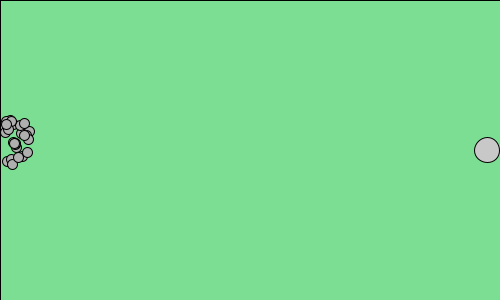
Frame 1 (no input)
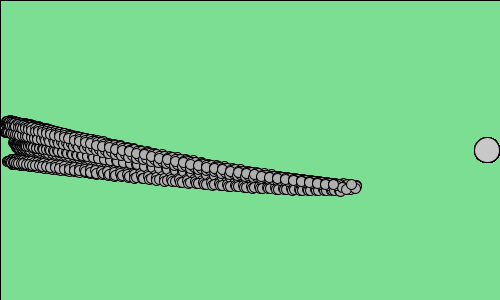
Frame 60 (the mouse pressed at the canvas centre just before this capture)
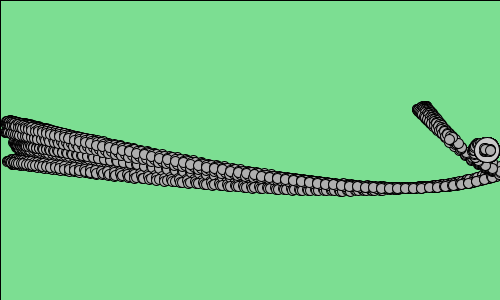
Frame 120 (the mouse held since frame 60 and released just before this capture)

The Processing sketch that drew these frames (run headless with seeded random() and noise(); from frame 60 on, the mouse is pressed at the canvas centre):

// Processing sketch: Assignment4
// ── Assignment4.pde
//Make two movers
Mover[] movers = new Mover[25];
ECM ecm; 
Source s;
float counter = 0;

void setup(){
  
  size(500,300);
  s = new Source(487, 150);
  ecm= new ECM(); 
  //assigns color of ECM
  ecm.display(0, 250, 55, 100); 
  for (int i = 0; i < movers.length; i++) {
    movers[i] = new Mover(1, random(5, 30), random(120, 170));
  }
}
void draw(){ 
  //counts the number of iterations
  //counter +=1;
  //print(counter); 
  
  s.display();
  //go through all the movers
   for (int i = 0; i < movers.length; i++) {       
     //create a directional influence on the cancer cells
      PVector direction = new PVector(-.1, .05);       
      //construct an ecm with  friction and the directional influence      
      ecm = new ECM(.1, -1, movers[i].velocity.get(), direction); 
      //adds drag once it enters the source
      if ((movers[i].location.x > (s.location.x -12)) && (movers[i].location.y <(s.location.y+12)) && (movers[i].location.y >(s.location.y-12))){
        //use the stop function to count the iterations
        //stop(); 
        
        float speed = movers[i].velocity.mag();
        //drag formula: velocity^2 * coefficient
        float dragMagnitude = .05 *speed *speed; 
        PVector drag = movers[i].velocity.get();
        drag.mult(-1); 
        drag.normalize(); 
        drag.mult(dragMagnitude); 
        movers[i].applyForce(drag);
        movers[i].topspeed = 5; 
        
      }        
      //attracts movers to source      
      PVector force = s.attract(movers[i]); 
      movers[i].applyForce(force); 
      //apply directional influence and friction
      movers[i].applyForce(ecm.friction); 
      movers[i].applyForce(ecm.influence);       
      movers[i].update();
      movers[i].checkEdges();
      movers[i].display();
      
       
  
   }
    
}
// ── ECM.pde
class ECM{
float coefficient; 
PVector friction; 
PVector influence; 
ECM(){}
ECM(float co, float spd, PVector fric, PVector inf){
  //friction coefficient
  coefficient= co; 
  friction =fric.get(); 
  //will it make the object speed up or slow down
  friction.mult(spd);
  friction.normalize(); 
  
  friction.mult(coefficient); 
  influence = inf.get(); 
}
void display(int r, int g, int b, int t){
rectMode(CORNERS); 
fill(r,g,b, t); 
rect(0,0, width, height); 

}
}
// ── Mover.pde
class Mover {
 PVector location;
 PVector velocity;
 PVector acceleration;
 PVector force;
 PVector destination; 
 
 float topspeed;
 float mass;
 //Mover m = new Mover();
 
 Mover(float m, float x , float y){
   location = new PVector(x,y);
   velocity = new PVector(0,0);
   acceleration = new PVector(-0.001,0.01);
   topspeed = 8;
   mass = m;
 }
 
 void update(){
  
   velocity.add(acceleration);
   velocity.limit(topspeed);
   location.add(velocity);
   acceleration.mult(0);
 }
 void display(){
   stroke(0);
   fill(175);
 
   ellipse(location.x,location.y, 10,10);
 }
 
 

void applyForce(PVector force) {

//Newton’s second law at its simplest.
  PVector f = force.get();
  f.div(mass);
  acceleration.add(f);
}



  void checkEdges() {
 

//When it reaches one edge, it bounces. It does not bounce from top y = 0

    if (location.x > width) {
      location.x = width;
      velocity.x *= -1;
    } else if (location.x < 0) {
      location.x = 0;
      velocity.x *= -1;
    }

    if (location.y > height) {
      velocity.y *= -1;
      location.y = height;
    }

  }

}
// ── Source.pde
class Source{
  PVector location; 
  float mass;
  float G; 
  Source(float x, float y){
    location = new PVector(x, y); 
    mass = 50;
    G = 5; 
  }
  
  //attracts a mover object to the source
  PVector attract(Mover m) {
    //gets vector between location of two objects
    PVector force = PVector.sub(location, m.location); 
    float distance = force.mag(); 
    distance = constrain(distance, 5.0, 25.0); 
    force.normalize(); 
    //using attraction/gravity formula
    float strength = (G * mass * m.mass) / (distance * distance); 
    force.mult(strength); 
    return force; 
    
  }
  void display(){
  stroke(0);
  fill(200); 
  ellipse(location.x, location.y, 25, 25); 
  }
  
  
  
  
}
